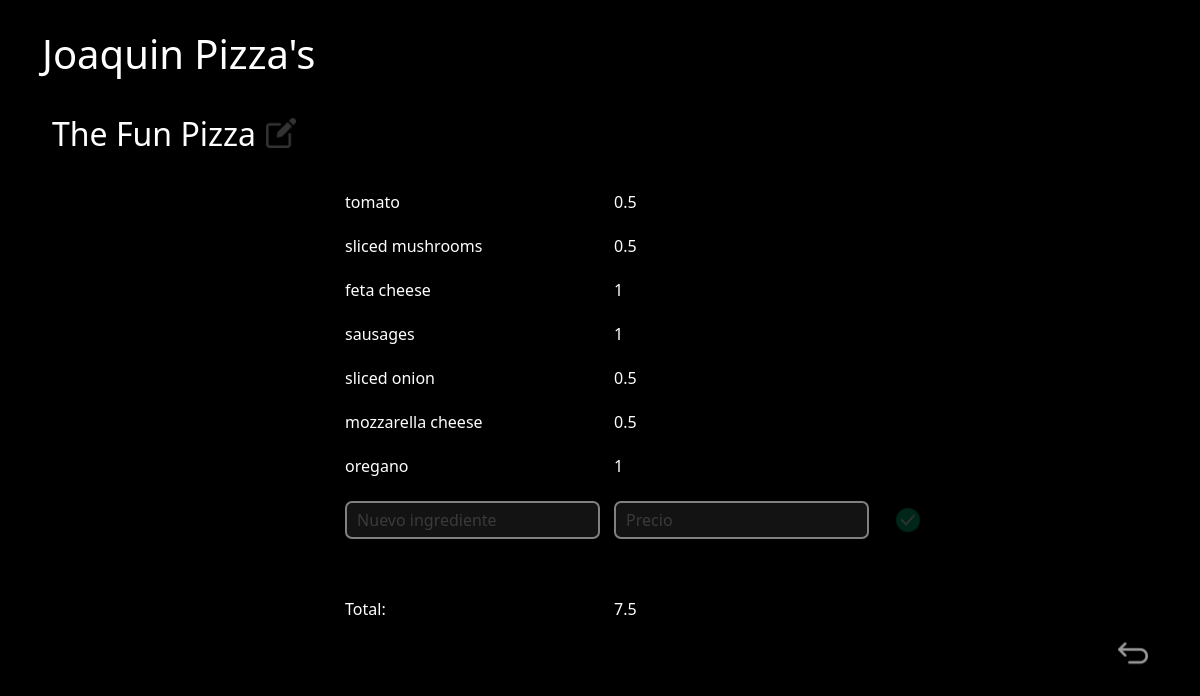
Screenshot of /pizza_info.php?id=1 with the database file from the repository.
### tables this page shows
CREATE TABLE `pizza` (
  `id` int(11) NOT NULL,
  `name` varchar(255) NOT NULL
);

CREATE TABLE `pizza_ingredients` (
  `pizza_id` int(11) NOT NULL,
  `ingredient_id` int(11) NOT NULL,
  `position` int(11) NOT NULL
);

CREATE TABLE `ingredients` (
  `id` int(11) NOT NULL,
  `name` varchar(255) NOT NULL,
  `cost_price` float NOT NULL
);

### php/pizzas.php (called while the page is built, shortened)
<?php
	require_once("db.php");
	class pizzas {
		private $db;
		private $table_p = "pizza";
    private $table_p_i = "pizza_ingredients";
		public function __construct($db) {
			$this->db = $db;
		}
		public function pizza_name($id) {
			return $this->db->select($this->table_p, rows: 'name', where: 'id='.$id)->fetch_row()[0];
		}
    public function ingredients($id) {
      return $this->db->select($this->table_p_i, rows: 'ingredient_id', where: 'pizza_id='.$id);
    }
	}
?>

### php/db.php (called while the page is built, shortened)
<?php
	class database {
	  private $servername ='localhost';
	  private $username='root';
	  private $password='';
	  private $dbname='pizza_db';
	  private $mysqli;
	  public function __construct() {
	  	$this->mysqli = new mysqli($this->servername,$this->username,$this->password,$this->dbname);
	  }
	  public function select($table, $rows="*", $where = null) {
	    if ($where != null) {
	        $sql = "SELECT $rows FROM `$table` WHERE $where";
	    } else {
	        $sql = "SELECT $rows FROM `$table`;";
	    }
	    return $this->mysqli->query($sql);
	  }
	}
?>

### php/ingredients.php (called while the page is built, shortened)
<?php
	require_once("db.php");
	class ingredients {
		private $db;
		private $table_i = "ingredients";
		public function __construct($db) {
			$this->db = $db;
		}
    public function get($id) {
      return $this->db->select($this->table_i, where: 'id='.$id)->fetch_object();
    }
	}
?>

### pizza_info.php (the view, shortened to what this page needs)
<?php
  require("php/pizzas.php");
  require("php/ingredients.php");
  $db = new database();
  $pizzas = new pizzas($db);
  $ingredients_db = new ingredients($db);
  $pizza_id = $_GET['id'];
  if($pizza_id != null) {
    $pizza_name = $pizzas->pizza_name($pizza_id);
    $pizza_html = $pizza_name;
	$pizza_img = 'edit';
    $ingredients = $pizzas->ingredients($pizza_id);
  } else {
	$pizza_id = 0;
    $pizza_html = "<input class='pizza_input w' type='text' value=''/>";
	$pizza_img = 'done';
	$ingredients = [];
  }
?>
<!DOCTYPE html>
<html lang="en">
  <head>
    <link href="https://cdn.jsdelivr.net/npm/bootstrap@5.2.3/dist/css/bootstrap.min.css" rel="stylesheet">
    <link rel="stylesheet" type="text/css" href="css/style.css">
  </head>
  <body>
    <div class="container main-c">
      <div class="container-title"><h1 class="w"> Joaquin Pizza's </h1></div>
      <div class="container-p" style="flex-direction: column;">
        <div class="container-p-title">
					<h2 id="pizza_name" class="name w"><?= $pizza_html ?></h2>
					<button id="edit_pizza_name" class="small-btn" onclick="editPizzaName(<?= $pizza_id ?>);">
						<img src="images/<?= $pizza_img ?>.png" alt="buttonpng" width="30" height="30"/>
					</button>
        </div>
        <div class="container-p-info w">
					<table>
						<?php
							$total = 0;
							foreach ($ingredients as $ingredient_row):
								$ingredient = $ingredients_db->get($ingredient_row['ingredient_id']);
								$total = $total + $ingredient->cost_price;
						?>
							<tr id="row-<?= $ingredient->id ?>" class="pizza_info">
								<td>
								</td>
								<td><?= $ingredient->name ?></td>
								<td><?= $ingredient->cost_price ?></td>
								<td class="center">
								</td>
							</tr>
						<?php
							endforeach;
							$total = $total * 1.5;
						?>
							<tr id="new-row">
								<td></td>
								<td><input id="new_ing_name" class="w" type="text" placeholder="Nuevo ingrediente"/></td>
								<td><input id="new_ing_price" class="w" type="text" placeholder="Precio"/></td>
								<td>
									<button class="small-btn" onclick="addIngredient(<?= $pizza_id ?>);">
										<img src="images/done.png" alt="buttonpng" width="30" height="30"/>
									</button>
								</td>
							</tr>
							<tr id="empty"><td>&nbsp;</td><td>&nbsp;</td><td>&nbsp;</td><td>&nbsp;</td></tr>
							<tr>
								<td></td>
								<td><label class="total">Total:</label></td>
								<td><span id="total"><?= $total ?></span></td>
								<td></td>
							</tr>
					</table>
        </div>
        <div class="container-p-back">
					<button id="return-btn" class="small-btn" onclick="parent.location='index.php'">
						<img src="images/return.png" alt="buttonpng" width="30" height="30"/>
					</button>
        </div>
      </div>
    </div>
  </body>
</html>

### css/style.css (style rules this page uses)
body { background-color: black; }
.container-title { margin: 30px 0px; }
.w { color: white; }
.center { text-align: center; vertical-align: middle; }
.container-p { display: flex; justify-content: space-between; min-height: 280px; }
.name { cursor: pointer; }
#pizza_name { margin: 10px 0px 10px 10px; line-height: 1 !important; }
.container-p-title { display: flex; margin-bottom: 20px; }
.container-p-info { display: flex; justify-content: center; }
.container-p-back { display: flex; justify-content: flex-end; }
tr { border-top-left-radius: 10px; border-bottom-left-radius: 10px; border-top-right-radius: 10px; border-bottom-right-radius: 10px; background-color: rgba(255, 255, 255, 0); transition: 0.3s; }
tr>td:first-child { border-top-left-radius: 10px; border-bottom-left-radius: 10px; }
tr>td:last-child { border-top-right-radius: 10px; border-bottom-right-radius: 10px; }
tr>td { padding: 7px; }
tr>td:first-child { padding-left: 15px; }
tr>td:last-child { padding-right: 15px; }
tr#new-row { background-color: transparent !important; }
tr#new-row>td>input[type=text], .pizza_input { border: 2px solid white;; border-radius: 7px; padding: 5px 10px; background-color: rgba(255, 255, 255, 0.15); opacity: 0.5; }
#return-btn { opacity: 0.6 !important; }
.small-btn { margin: 10px; background-color: transparent; width: 30px; height: 30px; border: none; padding: 0px; vertical-align: middle; transition: 0.8s; opacity: 0.2; }

### rows the page displays
pizza: name "The Fun Pizza"
pizza_ingredients: ingredient.name "tomato", ingredient.cost_price "0.5"
pizza_ingredients: ingredient.name "sliced mushrooms", ingredient.cost_price "0.5"
pizza_ingredients: ingredient.name "feta cheese", ingredient.cost_price "1"
pizza_ingredients: ingredient.name "sausages", ingredient.cost_price "1"
pizza_ingredients: ingredient.name "sliced onion", ingredient.cost_price "0.5"
pizza_ingredients: ingredient.name "mozzarella cheese", ingredient.cost_price "0.5"
pizza_ingredients: ingredient.name "oregano", ingredient.cost_price "1"

### other values shown
$total "7.5"
